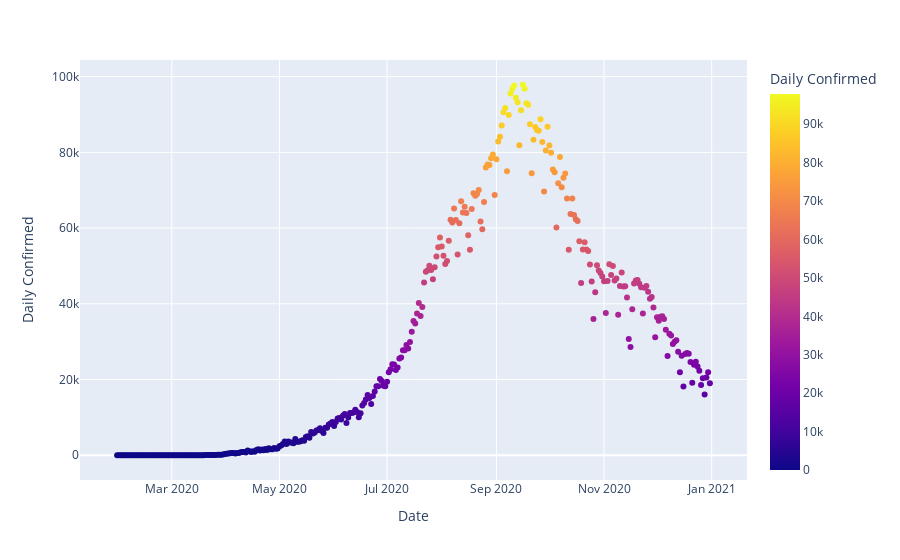

Notebook code cell kept with this figure:
### Code cell
px.scatter(data1,x='Date',y='Daily Confirmed',color='Daily Confirmed')

### Figure 1 — Plotly figure (JSON) as saved in the notebook; plotly's stock layout.template omitted (floating-point values rounded to 4 significant figures; data arrays with more than 128 entries replaced by an {"elided": "..."} marker saying what was removed)
{"data": [{"hovertemplate": "Date=%{x}<br>Daily Confirmed=%{marker.color}<extra></extra>", "legendgroup": "", "marker": {"color": {"elided": "337 int values"}, "coloraxis": "coloraxis", "symbol": "circle"}, "mode": "markers", "name": "", "orientation": "v", "showlegend": false, "type": "scatter", "x": {"elided": "337 str values"}, "xaxis": "x", "y": {"elided": "337 int values"}, "yaxis": "y"}], "layout": {"coloraxis": {"colorbar": {"title": {"text": "Daily Confirmed"}}, "colorscale": [[0, "#0d0887"], [0.1111, "#46039f"], [0.2222, "#7201a8"], [0.3333, "#9c179e"], [0.4444, "#bd3786"], [0.5556, "#d8576b"], [0.6667, "#ed7953"], [0.7778, "#fb9f3a"], [0.8889, "#fdca26"], [1, "#f0f921"]]}, "legend": {"tracegroupgap": 0}, "margin": {"t": 60}, "xaxis": {"anchor": "y", "domain": [0, 1], "title": {"text": "Date"}}, "yaxis": {"anchor": "x", "domain": [0, 1], "title": {"text": "Daily Confirmed"}}}}
